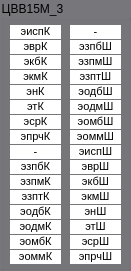
    <widget class="QGroupBox" name="groupBox_M1_3">
     <property name="geometry">
      <rect>
       <x>10</x>
       <y>310</y>
       <width>131</width>
       <height>271</height>
      </rect>
     </property>
     <property name="styleSheet">
      <string notr="true">background-color: rgb(119, 118, 123);</string>
     </property>
     <property name="title">
      <string>ЦВВ15М_3</string>
     </property>
     <widget class="QLabel" name="label_eispk">
      <property name="geometry">
       <rect>
        <x>10</x>
        <y>25</y>
        <width>51</width>
        <height>14</height>
       </rect>
      </property>
      <property name="font">
       <font>
        <pointsize>8</pointsize>
       </font>
      </property>
      <property name="styleSheet">
       <string notr="true">background-color: rgb(255, 255, 255);</string>
      </property>
      <property name="text">
       <string>&lt;html&gt;&lt;head/&gt;&lt;body&gt;&lt;p align=&quot;center&quot;&gt;эиспК&lt;/p&gt;&lt;/body&gt;&lt;/html&gt;</string>
      </property>
     </widget>
     <widget class="QLabel" name="label_evrk">
      <property name="geometry">
       <rect>
        <x>10</x>
        <y>40</y>
        <width>51</width>
        <height>14</height>
       </rect>
      </property>
      <property name="font">
       <font>
        <pointsize>8</pointsize>
       </font>
      </property>
      <property name="styleSheet">
       <string notr="true">background-color: rgb(255, 255, 255);</string>
      </property>
      <property name="text">
       <string>&lt;html&gt;&lt;head/&gt;&lt;body&gt;&lt;p align=&quot;center&quot;&gt;эврК&lt;/p&gt;&lt;/body&gt;&lt;/html&gt;</string>
      </property>
     </widget>
     <widget class="QLabel" name="label_ekbk">
      <property name="geometry">
       <rect>
        <x>10</x>
        <y>55</y>
        <width>51</width>
        <height>14</height>
       </rect>
      </property>
      <property name="font">
       <font>
        <pointsize>8</pointsize>
       </font>
      </property>
      <property name="styleSheet">
       <string notr="true">background-color: rgb(255, 255, 255);</string>
      </property>
      <property name="text">
       <string>&lt;html&gt;&lt;head/&gt;&lt;body&gt;&lt;p align=&quot;center&quot;&gt;экбК&lt;/p&gt;&lt;/body&gt;&lt;/html&gt;</string>
      </property>
     </widget>
     <widget class="QLabel" name="label_ekmk">
      <property name="geometry">
       <rect>
        <x>10</x>
        <y>70</y>
        <width>51</width>
        <height>14</height>
       </rect>
      </property>
      <property name="font">
       <font>
        <pointsize>8</pointsize>
       </font>
      </property>
      <property name="styleSheet">
       <string notr="true">background-color: rgb(255, 255, 255);</string>
      </property>
      <property name="text">
       <string>&lt;html&gt;&lt;head/&gt;&lt;body&gt;&lt;p align=&quot;center&quot;&gt;экмК&lt;/p&gt;&lt;/body&gt;&lt;/html&gt;</string>
      </property>
     </widget>
     <widget class="QLabel" name="label_enk">
      <property name="geometry">
       <rect>
        <x>10</x>
        <y>85</y>
        <width>51</width>
        <height>14</height>
       </rect>
      </property>
      <property name="font">
       <font>
        <pointsize>8</pointsize>
       </font>
      </property>
      <property name="styleSheet">
       <string notr="true">background-color: rgb(255, 255, 255);</string>
      </property>
      <property name="text">
       <string>&lt;html&gt;&lt;head/&gt;&lt;body&gt;&lt;p align=&quot;center&quot;&gt;энК&lt;/p&gt;&lt;/body&gt;&lt;/html&gt;</string>
      </property>
     </widget>
     <widget class="QLabel" name="label_etk">
      <property name="geometry">
       <rect>
        <x>10</x>
        <y>100</y>
        <width>51</width>
        <height>14</height>
       </rect>
      </property>
      <property name="font">
       <font>
        <pointsize>8</pointsize>
       </font>
      </property>
      <property name="styleSheet">
       <string notr="true">background-color: rgb(255, 255, 255);</string>
      </property>
      <property name="text">
       <string>&lt;html&gt;&lt;head/&gt;&lt;body&gt;&lt;p align=&quot;center&quot;&gt;этК&lt;/p&gt;&lt;/body&gt;&lt;/html&gt;</string>
      </property>
     </widget>
     <widget class="QLabel" name="label_esrk">
      <property name="geometry">
       <rect>
        <x>10</x>
        <y>115</y>
        <width>51</width>
        <height>14</height>
       </rect>
      </property>
      <property name="font">
       <font>
        <pointsize>8</pointsize>
       </font>
      </property>
      <property name="styleSheet">
       <string notr="true">background-color: rgb(255, 255, 255);</string>
      </property>
      <property name="text">
       <string>&lt;html&gt;&lt;head/&gt;&lt;body&gt;&lt;p align=&quot;center&quot;&gt;эсрК&lt;/p&gt;&lt;/body&gt;&lt;/html&gt;</string>
      </property>
     </widget>
     <widget class="QLabel" name="label_eprchk">
      <property name="geometry">
       <rect>
        <x>10</x>
        <y>130</y>
        <width>51</width>
        <height>14</height>
       </rect>
      </property>
      <property name="font">
       <font>
        <pointsize>8</pointsize>
       </font>
      </property>
      <property name="styleSheet">
       <string notr="true">background-color: rgb(255, 255, 255);</string>
      </property>
      <property name="text">
       <string>&lt;html&gt;&lt;head/&gt;&lt;body&gt;&lt;p align=&quot;center&quot;&gt;эпрчК&lt;/p&gt;&lt;/body&gt;&lt;/html&gt;</string>
      </property>
     </widget>
     <widget class="QLabel" name="label_eommk">
      <property name="geometry">
       <rect>
        <x>10</x>
        <y>250</y>
        <width>51</width>
        <height>14</height>
       </rect>
      </property>
      <property name="font">
       <font>
        <pointsize>8</pointsize>
       </font>
      </property>
      <property name="styleSheet">
       <string notr="true">background-color: rgb(255, 255, 255);</string>
      </property>
      <property name="text">
       <string>&lt;html&gt;&lt;head/&gt;&lt;body&gt;&lt;p align=&quot;center&quot;&gt;эоммК&lt;/p&gt;&lt;/body&gt;&lt;/html&gt;</string>
      </property>
     </widget>
     <widget class="QLabel" name="label_eombk">
      <property name="geometry">
       <rect>
        <x>10</x>
        <y>235</y>
        <width>51</width>
        <height>14</height>
       </rect>
      </property>
      <property name="font">
       <font>
        <pointsize>8</pointsize>
       </font>
      </property>
      <property name="styleSheet">
       <string notr="true">background-color: rgb(255, 255, 255);</string>
      </property>
      <property name="text">
       <string>&lt;html&gt;&lt;head/&gt;&lt;body&gt;&lt;p align=&quot;center&quot;&gt;эомбК&lt;/p&gt;&lt;/body&gt;&lt;/html&gt;</string>
      </property>
     </widget>
     <widget class="QLabel" name="label_09">
      <property name="geometry">
       <rect>
        <x>10</x>
        <y>145</y>
        <width>51</width>
        <height>14</height>
       </rect>
      </property>
      <property name="font">
       <font>
        <pointsize>8</pointsize>
       </font>
      </property>
      <property name="styleSheet">
       <string notr="true">background-color: rgb(255, 255, 255);</string>
      </property>
      <property name="text">
       <string>&lt;html&gt;&lt;head/&gt;&lt;body&gt;&lt;p align=&quot;center&quot;&gt;-&lt;/p&gt;&lt;/body&gt;&lt;/html&gt;</string>
      </property>
     </widget>
     <widget class="QLabel" name="label_eodbk">
      <property name="geometry">
       <rect>
        <x>10</x>
        <y>205</y>
        <width>51</width>
        <height>14</height>
       </rect>
      </property>
      <property name="font">
       <font>
        <pointsize>8</pointsize>
       </font>
      </property>
      <property name="styleSheet">
       <string notr="true">background-color: rgb(255, 255, 255);</string>
      </property>
      <property name="text">
       <string>&lt;html&gt;&lt;head/&gt;&lt;body&gt;&lt;p align=&quot;center&quot;&gt;эодбК&lt;/p&gt;&lt;/body&gt;&lt;/html&gt;</string>
      </property>
     </widget>
     <widget class="QLabel" name="label_ezptk">
      <property name="geometry">
       <rect>
        <x>10</x>
        <y>190</y>
        <width>51</width>
        <height>14</height>
       </rect>
      </property>
      <property name="font">
       <font>
        <pointsize>8</pointsize>
       </font>
      </property>
      <property name="styleSheet">
       <string notr="true">background-color: rgb(255, 255, 255);</string>
      </property>
      <property name="text">
       <string>&lt;html&gt;&lt;head/&gt;&lt;body&gt;&lt;p align=&quot;center&quot;&gt;эзптК&lt;/p&gt;&lt;/body&gt;&lt;/html&gt;</string>
      </property>
     </widget>
     <widget class="QLabel" name="label_eodmk">
      <property name="geometry">
       <rect>
        <x>10</x>
        <y>220</y>
        <width>51</width>
        <height>14</height>
       </rect>
      </property>
      <property name="font">
       <font>
        <pointsize>8</pointsize>
       </font>
      </property>
      <property name="styleSheet">
       <string notr="true">background-color: rgb(255, 255, 255);</string>
      </property>
      <property name="text">
       <string>&lt;html&gt;&lt;head/&gt;&lt;body&gt;&lt;p align=&quot;center&quot;&gt;эодмК&lt;/p&gt;&lt;/body&gt;&lt;/html&gt;</string>
      </property>
     </widget>
     <widget class="QLabel" name="label_ezpmk">
      <property name="geometry">
       <rect>
        <x>10</x>
        <y>175</y>
        <width>51</width>
        <height>14</height>
       </rect>
      </property>
      <property name="font">
       <font>
        <pointsize>8</pointsize>
       </font>
      </property>
      <property name="styleSheet">
       <string notr="true">background-color: rgb(255, 255, 255);</string>
      </property>
      <property name="text">
       <string>&lt;html&gt;&lt;head/&gt;&lt;body&gt;&lt;p align=&quot;center&quot;&gt;эзпмК&lt;/p&gt;&lt;/body&gt;&lt;/html&gt;</string>
      </property>
     </widget>
     <widget class="QLabel" name="label_ezpbk">
      <property name="geometry">
       <rect>
        <x>10</x>
        <y>160</y>
        <width>51</width>
        <height>14</height>
       </rect>
      </property>
      <property name="font">
       <font>
        <pointsize>8</pointsize>
       </font>
      </property>
      <property name="styleSheet">
       <string notr="true">background-color: rgb(255, 255, 255);</string>
      </property>
      <property name="text">
       <string>&lt;html&gt;&lt;head/&gt;&lt;body&gt;&lt;p align=&quot;center&quot;&gt;эзпбК&lt;/p&gt;&lt;/body&gt;&lt;/html&gt;</string>
      </property>
     </widget>
     <widget class="QLabel" name="label_ezpth">
      <property name="geometry">
       <rect>
        <x>70</x>
        <y>70</y>
        <width>51</width>
        <height>14</height>
       </rect>
      </property>
      <property name="font">
       <font>
        <pointsize>8</pointsize>
       </font>
      </property>
      <property name="styleSheet">
       <string notr="true">background-color: rgb(255, 255, 255);</string>
      </property>
      <property name="text">
       <string>&lt;html&gt;&lt;head/&gt;&lt;body&gt;&lt;p align=&quot;center&quot;&gt;эзптШ&lt;/p&gt;&lt;/body&gt;&lt;/html&gt;</string>
      </property>
     </widget>
     <widget class="QLabel" name="label_ezpmh">
      <property name="geometry">
       <rect>
        <x>70</x>
        <y>55</y>
        <width>51</width>
        <height>14</height>
       </rect>
      </property>
      <property name="font">
       <font>
        <pointsize>8</pointsize>
       </font>
      </property>
      <property name="styleSheet">
       <string notr="true">background-color: rgb(255, 255, 255);</string>
      </property>
      <property name="text">
       <string>&lt;html&gt;&lt;head/&gt;&lt;body&gt;&lt;p align=&quot;center&quot;&gt;эзпмШ&lt;/p&gt;&lt;/body&gt;&lt;/html&gt;</string>
      </property>
     </widget>
     <widget class="QLabel" name="label_eprchh">
      <property name="geometry">
       <rect>
        <x>70</x>
        <y>250</y>
        <width>51</width>
        <height>14</height>
       </rect>
      </property>
      <property name="font">
       <font>
        <pointsize>8</pointsize>
       </font>
      </property>
      <property name="styleSheet">
       <string notr="true">background-color: rgb(255, 255, 255);</string>
      </property>
      <property name="text">
       <string>&lt;html&gt;&lt;head/&gt;&lt;body&gt;&lt;p align=&quot;center&quot;&gt;эпрчШ&lt;/p&gt;&lt;/body&gt;&lt;/html&gt;</string>
      </property>
     </widget>
     <widget class="QLabel" name="label_ekbs">
      <property name="geometry">
       <rect>
        <x>70</x>
        <y>175</y>
        <width>51</width>
        <height>14</height>
       </rect>
      </property>
      <property name="font">
       <font>
        <pointsize>8</pointsize>
       </font>
      </property>
      <property name="styleSheet">
       <string notr="true">background-color: rgb(255, 255, 255);</string>
      </property>
      <property name="text">
       <string>&lt;html&gt;&lt;head/&gt;&lt;body&gt;&lt;p align=&quot;center&quot;&gt;экбШ&lt;/p&gt;&lt;/body&gt;&lt;/html&gt;</string>
      </property>
     </widget>
     <widget class="QLabel" name="label_eommh">
      <property name="geometry">
       <rect>
        <x>70</x>
        <y>130</y>
        <width>51</width>
        <height>14</height>
       </rect>
      </property>
      <property name="font">
       <font>
        <pointsize>8</pointsize>
       </font>
      </property>
      <property name="styleSheet">
       <string notr="true">background-color: rgb(255, 255, 255);</string>
      </property>
      <property name="text">
       <string>&lt;html&gt;&lt;head/&gt;&lt;body&gt;&lt;p align=&quot;center&quot;&gt;эоммШ&lt;/p&gt;&lt;/body&gt;&lt;/html&gt;</string>
      </property>
     </widget>
     <widget class="QLabel" name="label_eombh">
      <property name="geometry">
       <rect>
        <x>70</x>
        <y>115</y>
        <width>51</width>
        <height>14</height>
       </rect>
      </property>
      <property name="font">
       <font>
        <pointsize>8</pointsize>
       </font>
      </property>
      <property name="styleSheet">
       <string notr="true">background-color: rgb(255, 255, 255);</string>
      </property>
      <property name="text">
       <string>&lt;html&gt;&lt;head/&gt;&lt;body&gt;&lt;p align=&quot;center&quot;&gt;эомбШ&lt;/p&gt;&lt;/body&gt;&lt;/html&gt;</string>
      </property>
     </widget>
     <widget class="QLabel" name="label_eth">
      <property name="geometry">
       <rect>
        <x>70</x>
        <y>220</y>
        <width>51</width>
        <height>14</height>
       </rect>
      </property>
      <property name="font">
       <font>
        <pointsize>8</pointsize>
       </font>
      </property>
      <property name="styleSheet">
       <string notr="true">background-color: rgb(255, 255, 255);</string>
      </property>
      <property name="text">
       <string>&lt;html&gt;&lt;head/&gt;&lt;body&gt;&lt;p align=&quot;center&quot;&gt;этШ&lt;/p&gt;&lt;/body&gt;&lt;/html&gt;</string>
      </property>
     </widget>
     <widget class="QLabel" name="label_00">
      <property name="geometry">
       <rect>
        <x>70</x>
        <y>25</y>
        <width>51</width>
        <height>14</height>
       </rect>
      </property>
      <property name="font">
       <font>
        <pointsize>8</pointsize>
       </font>
      </property>
      <property name="styleSheet">
       <string notr="true">background-color: rgb(255, 255, 255);</string>
      </property>
      <property name="text">
       <string>&lt;html&gt;&lt;head/&gt;&lt;body&gt;&lt;p align=&quot;center&quot;&gt;-&lt;/p&gt;&lt;/body&gt;&lt;/html&gt;</string>
      </property>
     </widget>
     <widget class="QLabel" name="label_ekmh">
      <property name="geometry">
       <rect>
        <x>70</x>
        <y>190</y>
        <width>51</width>
        <height>14</height>
       </rect>
      </property>
      <property name="font">
       <font>
        <pointsize>8</pointsize>
       </font>
      </property>
      <property name="styleSheet">
       <string notr="true">background-color: rgb(255, 255, 255);</string>
      </property>
      <property name="text">
       <string>&lt;html&gt;&lt;head/&gt;&lt;body&gt;&lt;p align=&quot;center&quot;&gt;экмШ&lt;/p&gt;&lt;/body&gt;&lt;/html&gt;</string>
      </property>
     </widget>
     <widget class="QLabel" name="label_eodms">
      <property name="geometry">
       <rect>
        <x>70</x>
        <y>100</y>
        <width>51</width>
        <height>14</height>
       </rect>
      </property>
      <property name="font">
       <font>
        <pointsize>8</pointsize>
       </font>
      </property>
      <property name="styleSheet">
       <string notr="true">background-color: rgb(255, 255, 255);</string>
      </property>
      <property name="text">
       <string>&lt;html&gt;&lt;head/&gt;&lt;body&gt;&lt;p align=&quot;center&quot;&gt;эодмШ&lt;/p&gt;&lt;/body&gt;&lt;/html&gt;</string>
      </property>
     </widget>
     <widget class="QLabel" name="label_evrh">
      <property name="geometry">
       <rect>
        <x>70</x>
        <y>160</y>
        <width>51</width>
        <height>14</height>
       </rect>
      </property>
      <property name="font">
       <font>
        <pointsize>8</pointsize>
       </font>
      </property>
      <property name="styleSheet">
       <string notr="true">background-color: rgb(255, 255, 255);</string>
      </property>
      <property name="text">
       <string>&lt;html&gt;&lt;head/&gt;&lt;body&gt;&lt;p align=&quot;center&quot;&gt;эврШ&lt;/p&gt;&lt;/body&gt;&lt;/html&gt;</string>
      </property>
     </widget>
     <widget class="QLabel" name="label_enh">
      <property name="geometry">
       <rect>
        <x>70</x>
        <y>205</y>
        <width>51</width>
        <height>14</height>
       </rect>
      </property>
      <property name="font">
       <font>
        <pointsize>8</pointsize>
       </font>
      </property>
      <property name="styleSheet">
       <string notr="true">background-color: rgb(255, 255, 255);</string>
      </property>
      <property name="text">
       <string>&lt;html&gt;&lt;head/&gt;&lt;body&gt;&lt;p align=&quot;center&quot;&gt;энШ&lt;/p&gt;&lt;/body&gt;&lt;/html&gt;</string>
      </property>
     </widget>
     <widget class="QLabel" name="label_esrh">
      <property name="geometry">
       <rect>
        <x>70</x>
        <y>235</y>
        <width>51</width>
        <height>14</height>
       </rect>
      </property>
      <property name="font">
       <font>
        <pointsize>8</pointsize>
       </font>
      </property>
      <property name="styleSheet">
       <string notr="true">background-color: rgb(255, 255, 255);</string>
      </property>
      <property name="text">
       <string>&lt;html&gt;&lt;head/&gt;&lt;body&gt;&lt;p align=&quot;center&quot;&gt;эсрШ&lt;/p&gt;&lt;/body&gt;&lt;/html&gt;</string>
      </property>
     </widget>
     <widget class="QLabel" name="label_eisph">
      <property name="geometry">
       <rect>
        <x>70</x>
        <y>145</y>
        <width>51</width>
        <height>14</height>
       </rect>
      </property>
      <property name="font">
       <font>
        <pointsize>8</pointsize>
       </font>
      </property>
      <property name="styleSheet">
       <string notr="true">background-color: rgb(255, 255, 255);</string>
      </property>
      <property name="text">
       <string>&lt;html&gt;&lt;head/&gt;&lt;body&gt;&lt;p align=&quot;center&quot;&gt;эиспШ&lt;/p&gt;&lt;/body&gt;&lt;/html&gt;</string>
      </property>
     </widget>
     <widget class="QLabel" name="label_eodbh">
      <property name="geometry">
       <rect>
        <x>70</x>
        <y>85</y>
        <width>51</width>
        <height>14</height>
       </rect>
      </property>
      <property name="font">
       <font>
        <pointsize>8</pointsize>
       </font>
      </property>
      <property name="styleSheet">
       <string notr="true">background-color: rgb(255, 255, 255);</string>
      </property>
      <property name="text">
       <string>&lt;html&gt;&lt;head/&gt;&lt;body&gt;&lt;p align=&quot;center&quot;&gt;эодбШ&lt;/p&gt;&lt;/body&gt;&lt;/html&gt;</string>
      </property>
     </widget>
     <widget class="QLabel" name="label_ezpbh">
      <property name="geometry">
       <rect>
        <x>70</x>
        <y>40</y>
        <width>51</width>
        <height>14</height>
       </rect>
      </property>
      <property name="font">
       <font>
        <pointsize>8</pointsize>
       </font>
      </property>
      <property name="styleSheet">
       <string notr="true">background-color: rgb(255, 255, 255);</string>
      </property>
      <property name="text">
       <string>&lt;html&gt;&lt;head/&gt;&lt;body&gt;&lt;p align=&quot;center&quot;&gt;эзпбШ&lt;/p&gt;&lt;/body&gt;&lt;/html&gt;</string>
      </property>
     </widget>
    </widget>
